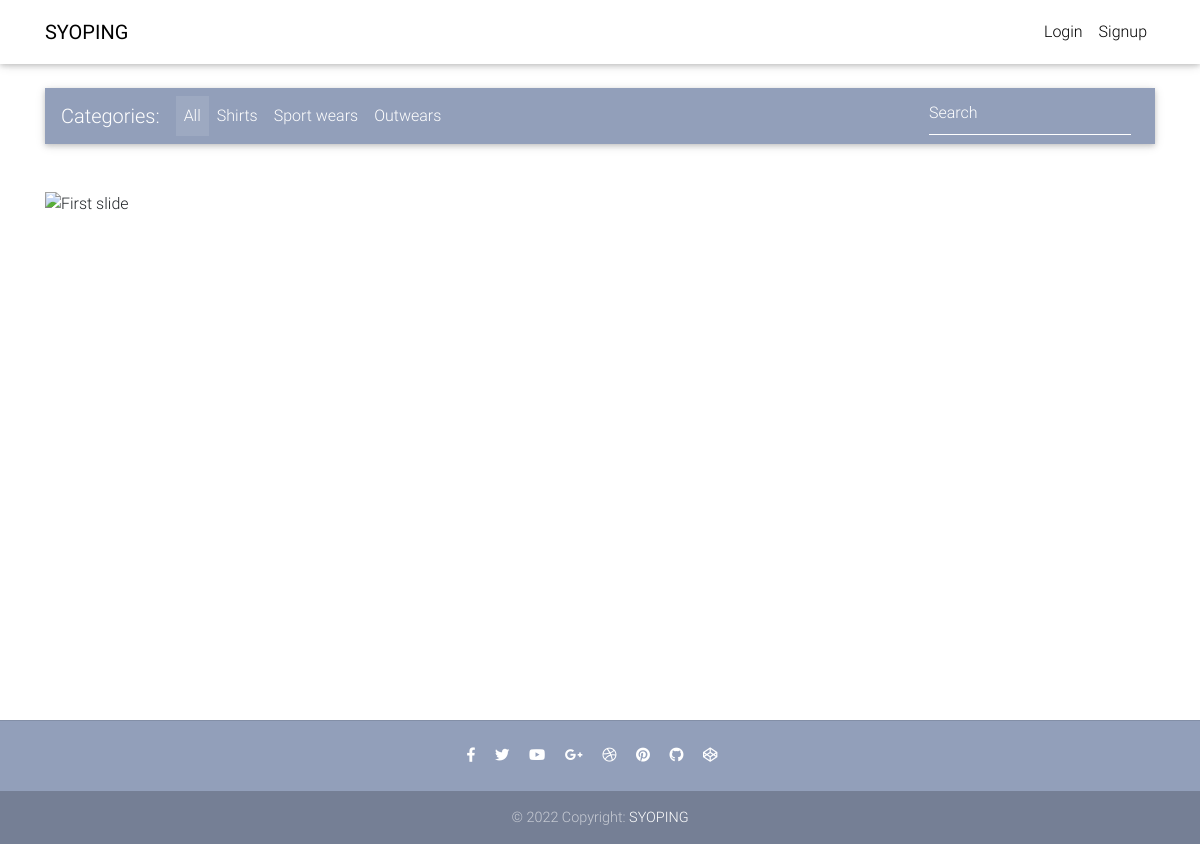
Before: / with the older database file.
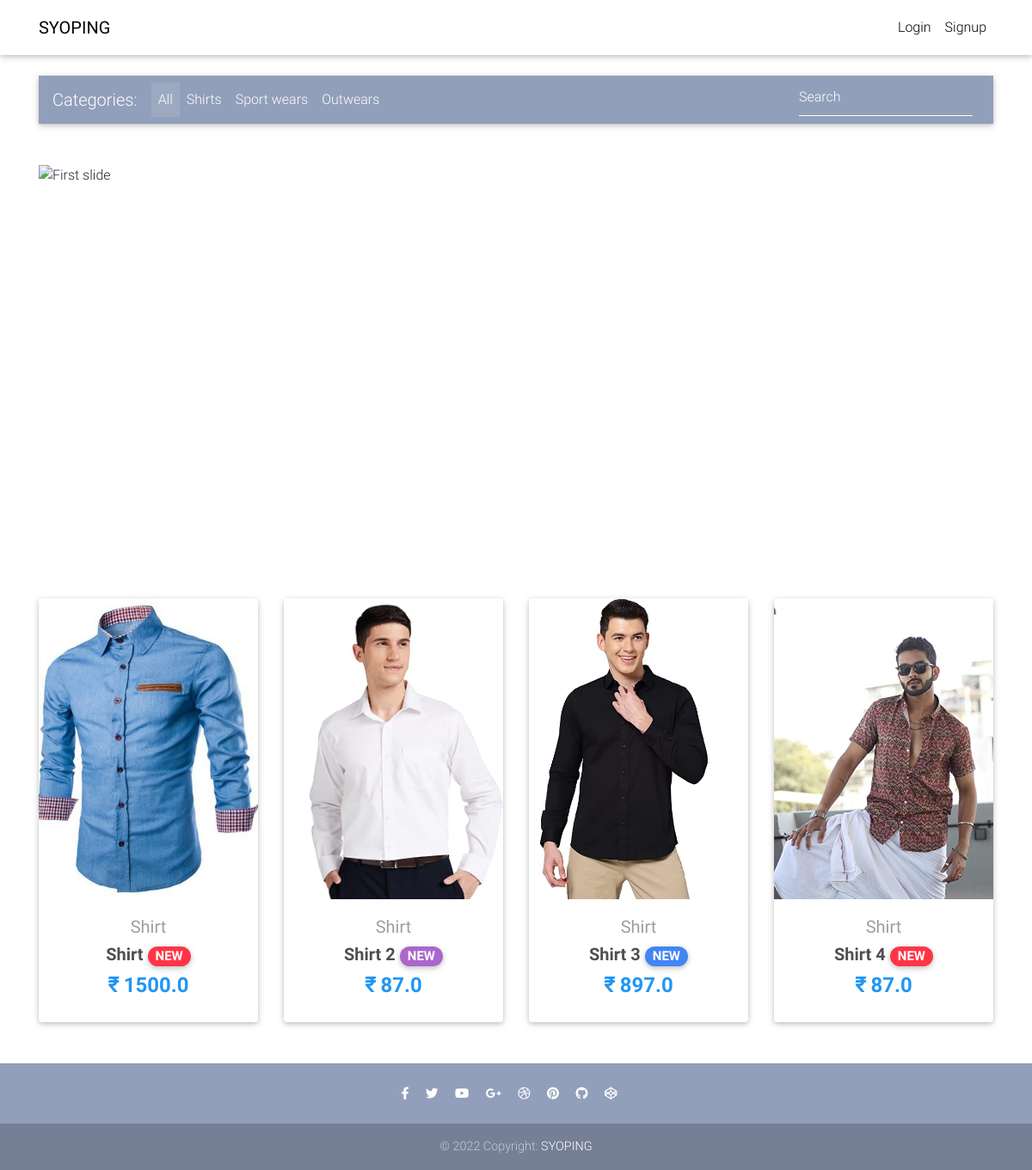
After: the same page with the newer database file.
### core/models.py (models this page shows, shortened)
class Item(models.Model):
    title = models.CharField(max_length=100)
    price = models.FloatField()
    discount_price = models.FloatField(blank=True, null=True)
    category = models.CharField(choices=CATEGORY_CHOICES, max_length=2)
    label = models.CharField(choices=LABEL_CHOICES, max_length=1)
    slug = models.SlugField()
    description = models.TextField()
    image = models.ImageField()
    def get_absolute_url(self):
        return reverse("core:product", kwargs={
            'slug': self.slug
        })

### core/views.py (the view)
# urls.py: path('', HomeView.as_view(), name='home'),
class HomeView(ListView):
    model = Item
    paginate_by = 10
    template_name = "home.html"

### templates/home.html (shortened to what this page needs)
{% extends "base.html" %} {% block content %}
<main>
  <div class="container">
    <nav
      class="navbar navbar-expand-lg navbar-dark mdb-color lighten-3 mt-3 mb-5"
    >
      <span class="navbar-brand">Categories:</span>
      <div class="collapse navbar-collapse" id="basicExampleNav">
        <ul class="navbar-nav mr-auto">
          <li class="nav-item active">
            <a class="nav-link" href="#"
              >All
            </a>
          </li>
          <li class="nav-item">
            <a class="nav-link" href="#">Shirts</a>
          </li>
          <li class="nav-item">
            <a class="nav-link" href="#">Sport wears</a>
          </li>
          <li class="nav-item">
            <a class="nav-link" href="#">Outwears</a>
          </li>
        </ul>
        <form class="form-inline">
          <div class="md-form my-0">
            <input
              class="form-control mr-sm-2"
              type="text"
              placeholder="Search"
              aria-label="Search"
            />
          </div>
        </form>
      </div>
    </nav>
    <div
      id="carouselExampleIndicators"
      class="carousel slide"
      data-ride="carousel"
    >
      <ol class="carousel-indicators">
        <li
          data-target="#carouselExampleIndicators"
          data-slide-to="0"
          class="active"
        ></li>
        <li data-target="#carouselExampleIndicators" data-slide-to="1"></li>
        <li data-target="#carouselExampleIndicators" data-slide-to="2"></li>
      </ol>
      <div class="carousel-inner">
        <div class="carousel-item active">
          <img
            class="d-block w-100"
            src="https://cdn-images.kooding.com/bannerItem/desktop/981/0e52408063f7aa3eded6d35aa50356f00eb5d4ef.jpg"
            alt="First slide"
            height="auto"
          />
        </div>
      </div>
      <a
        class="carousel-control-prev"
        href="#carouselExampleIndicators"
        role="button"
        data-slide="prev"
      >
        <span class="carousel-control-prev-icon" aria-hidden="true"></span>
      </a>
      <a
        class="carousel-control-next"
        href="#carouselExampleIndicators"
        role="button"
        data-slide="next"
      >
        <span class="carousel-control-next-icon" aria-hidden="true"></span>
      </a>
    </div>
    <br />
    <section class="text-center mb-4">
      <div class="row wow fadeIn">
        {% for item in object_list %}
        <div class="col-lg-3 col-md-6 mb-4">
          <div class="card">
            <div class="view overlay">
              <img
                src="{{ item.image.url }}"
                class="card-img-top"
                style="object-fit: cover"
                height="350px"
              />
            </div>
            <div class="card-body text-center">
              <a href="" class="grey-text">
                <h5>{{ item.get_category_display }}</h5>
              </a>
              <h5>
                <strong>
                  <a href="{{ item.get_absolute_url }}" class="dark-grey-text"
                    >{{ item.title }}
                    <span
                      class="badge badge-pill {{ item.get_label_display }}-color"
                      >NEW</span
                    >
                  </a>
                </strong>
              </h5>
              <h4 class="font-weight-bold blue-text">
                <strong
                  >₹
                  {{ item.price }}
                </strong>
              </h4>
            </div>
          </div>
        </div>
        {% endfor %}
      </div>
    </section>
  </div>
</main>
{% endblock content %}

### templates/base.html (shortened to what this page needs)
{% load static %}
<!DOCTYPE html>
<html lang="en">
<head>
  <link rel="stylesheet" href="https://use.fontawesome.com/releases/v5.8.1/css/all.css">
  <link href="{% static 'css/bootstrap.min.css' %}" rel="stylesheet">
  <link href="{% static 'css/mdb.min.css' %}" rel="stylesheet">
  <link href="{% static 'css/style.min.css' %}" rel="stylesheet">
</head>
{% include "navbar.html" %}
<body>
    <div class="mt-5 pt-4">
    </div>
    {% block content %}
    {% endblock content %}
    {% include "footer.html" %}
</body>
</html>

### templates/navbar.html (shortened to what this page needs)
{% load cart_template_tags %}
<nav
  class="navbar fixed-top navbar-expand-lg navbar-light white scrolling-navbar"
>
  <div class="container">
    <a class="navbar-brand waves-effect" href="/">
      <strong class="black-text">SYOPING</strong>
    </a>
    <div class="collapse navbar-collapse" id="navbarSupportedContent">
      <ul class="navbar-nav nav-flex-icons">
        {% if request.user.is_authenticated %}
        <li class="nav-item">
          <a
            href="{% url 'core:order-summary' %}"
            class="nav-link waves-effect"
          >
            <span class="badge red z-depth-1 mr-1">
              {{ request.user|cart_item_count }}
            </span>
            <i class="fas fa-shopping-cart"></i>
            <span class="clearfix d-none d-sm-inline-block"> Cart </span>
          </a>
        </li>
        <li class="nav-item">
          <a class="nav-link waves-effect" href="{% url 'account_logout' %}">
            <span class="clearfix d-none d-sm-inline-block"> Logout </span>
          </a>
        </li>
        {% else %}
        <li class="nav-item">
          <a class="nav-link waves-effect" href="{% url 'account_login' %}">
            <span class="clearfix d-none d-sm-inline-block"> Login </span>
          </a>
        </li>
        <li class="nav-item">
          <a class="nav-link waves-effect" href="{% url 'account_signup' %}">
            <span class="clearfix d-none d-sm-inline-block"> Signup </span>
          </a>
        </li>
        {% endif %}
      </ul>
    </div>
  </div>
</nav>

### templates/footer.html
<footer class="page-footer text-center font-small mt-4 wow fadeIn">
  <hr class="my-4" />
  <div class="pb-4">
    <a href="https://www.facebook.com/" target="_blank">
      <i class="fab fa-facebook-f mr-3"></i>
    </a>
    <a href="https://twitter.com/" target="_blank">
      <i class="fab fa-twitter mr-3"></i>
    </a>
    <a href="https://www.youtube.com/" target="_blank">
      <i class="fab fa-youtube mr-3"></i>
    </a>
    <a href="https://plus.google.com/" target="_blank">
      <i class="fab fa-google-plus-g mr-3"></i>
    </a>
    <a href="https://dribbble.com/" target="_blank">
      <i class="fab fa-dribbble mr-3"></i>
    </a>
    <a href="https://pinterest.com/" target="_blank">
      <i class="fab fa-pinterest mr-3"></i>
    </a>
    <a href="https://github.com/" target="_blank">
      <i class="fab fa-github mr-3"></i>
    </a>
    <a href="http://codepen.io/" target="_blank">
      <i class="fab fa-codepen mr-3"></i>
    </a>
  </div>
  <div class="footer-copyright py-3">
    © 2022 Copyright:
    <a href="#" target="_blank"> SYOPING </a>
  </div>
</footer>

### templates/scripts.html (shortened to what this page needs)
{% load static %}

### templates/base.html (style rules this page uses)
html, body, header, .carousel { height: 60vh; }

Changed rows visible on the page:
added Item: image (picture), category "Shirt", title "Shirt", price "1500.0"
added Item: image (picture), category "Shirt", title "Shirt 2", price "87.0", label "S" (drawn)
added Item: image (picture), category "Shirt", title "Shirt 3", price "897.0", label "P" (drawn)
added Item: image (picture), category "Shirt", title "Shirt 4", price "87.0"
